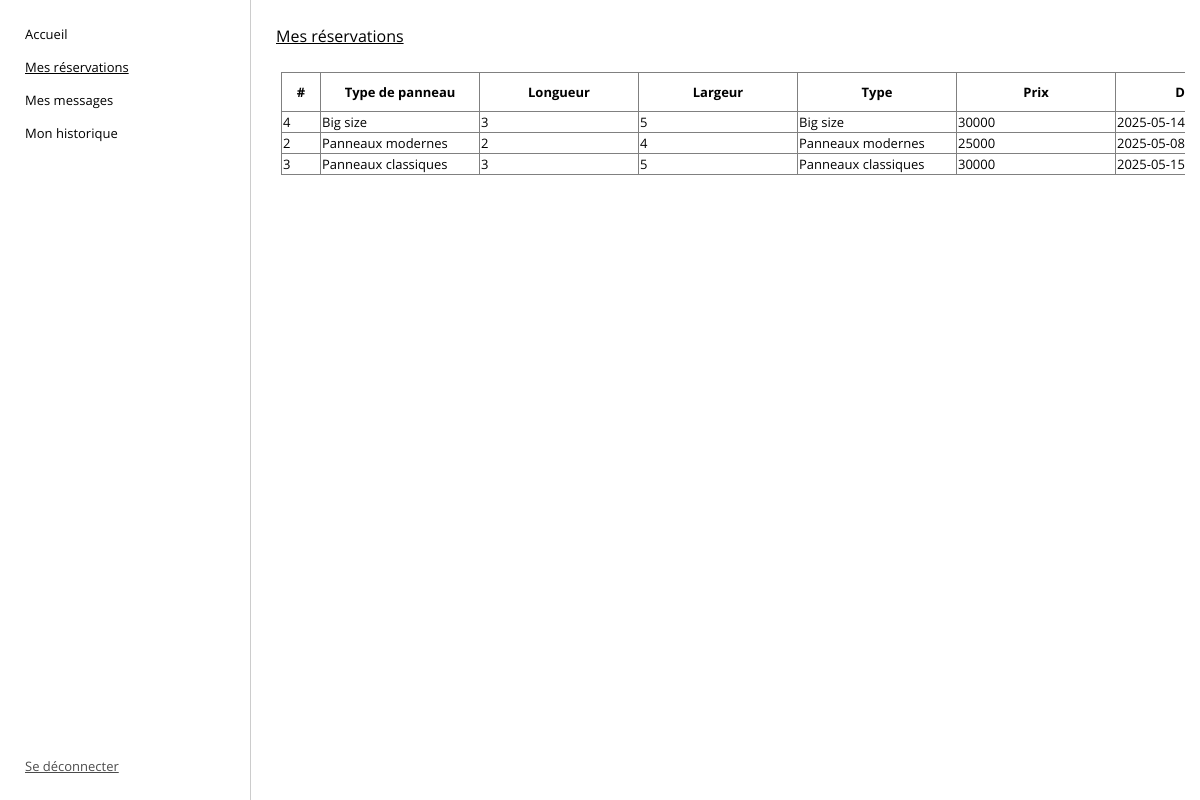
/views/client/mes-reservations.php (signed in), run on the app's committed database.
### tables this page shows
CREATE TABLE IF NOT EXISTS `panneau` (
  `id` int NOT NULL AUTO_INCREMENT,
  `emplacement` varchar(100) NOT NULL,
  `longueur` float NOT NULL,
  `largeur` float NOT NULL,
  `type` varchar(25) NOT NULL,
  `etat` varchar(25) NOT NULL,
  `prix` int NOT NULL,
  `description` text NOT NULL,
  `reservation_id` int NOT NULL,
  PRIMARY KEY (`id`),
  KEY `reservation_id` (`reservation_id`)
);

CREATE TABLE IF NOT EXISTS `reservation` (
  `id` int NOT NULL AUTO_INCREMENT,
  `date_deb` date NOT NULL,
  `date_fin` date NOT NULL,
  `statut` varchar(25) NOT NULL,
  `montant` int NOT NULL,
  `client_id` int NOT NULL,
  PRIMARY KEY (`id`),
  KEY `client_id` (`client_id`)
);

### views/reservation/reservationList.php (the view, shortened to what this page needs)
<?php
require_once "../../app/connect.php";
$id = $_SESSION['id'];
$query = "
    select * from reservation
    inner join panneau on reservation.id = panneau.reservation_id
    where client_id = '$id'
";
$result = $cnx->query($query);
$rows = $result->fetch_all(MYSQLI_ASSOC);
?>
<span class="title">Mes réservations</span>
<div style="width: 100%; overflow-x: scroll; padding: 25px 5px" class="scrollable">
    <table border="1" style="border-collapse: collapse;">
        <thead>
        <th style="min-width: 30px; padding: 1px 4px">#</th>
        <th style="min-width: 150px; padding: 1px 4px">Type de panneau</th>
        <th style="min-width: 150px; padding: 1px 4px">Longueur</th>
        <th style="min-width: 150px; padding: 1px 4px">Largeur</th>
        <th style="min-width: 150px; padding: 1px 4px">Type</th>
        <th style="min-width: 150px; padding: 1px 4px">Prix</th>
        <th style="min-width: 150px; padding: 1px 4px">Durée</th>
        </thead>
        <tbody>
        <?php foreach ($rows as $row): ?>
            <tr>
                <td><?= $row['id'] ?></td>
                <td><?= $row['type'] ?></td>
                <td><?= $row['longueur'] ?></td>
                <td><?= $row['largeur'] ?></td>
                <td><?= $row['type'] ?></td>
                <td><?= $row['prix'] ?></td>
                <td><?= $row['date_deb'] . ' - ' . $row['date_fin'] ?></td>
            </tr>
        <?php endforeach; ?>
        </tbody>
    </table>
</div>

### public/css/style.css (style rules this page uses)
body { font-family: "Literata", "Montserrat", "Open Sans", serif; font-size: 13px; margin: 0; padding: 0; }

### public/css/layout.css (style rules this page uses)
.layout .content .content-block .title { font-weight: 500; font-size: 16px; text-decoration: underline; }

### data on the page
panneau: id "4", type "Big size", longueur "3", largeur "5", prix "30000", reservation.date_deb "2025-05-14…"
panneau: id "2", type "Panneaux modernes", longueur "2", largeur "4", prix "25000", reservation.date_deb "2025-05-08…"
panneau: id "3", type "Panneaux classiques", longueur "3", largeur "5", prix "30000", reservation.date_deb "2025-05-15…"
